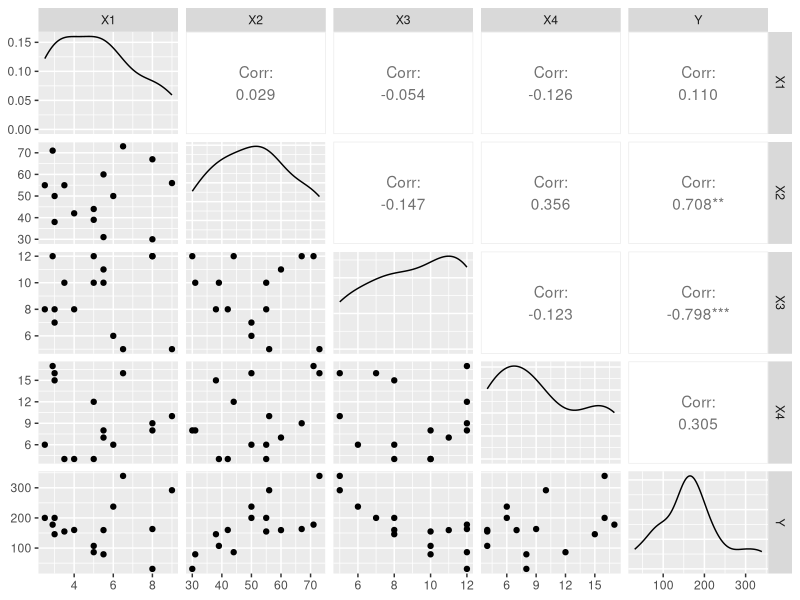
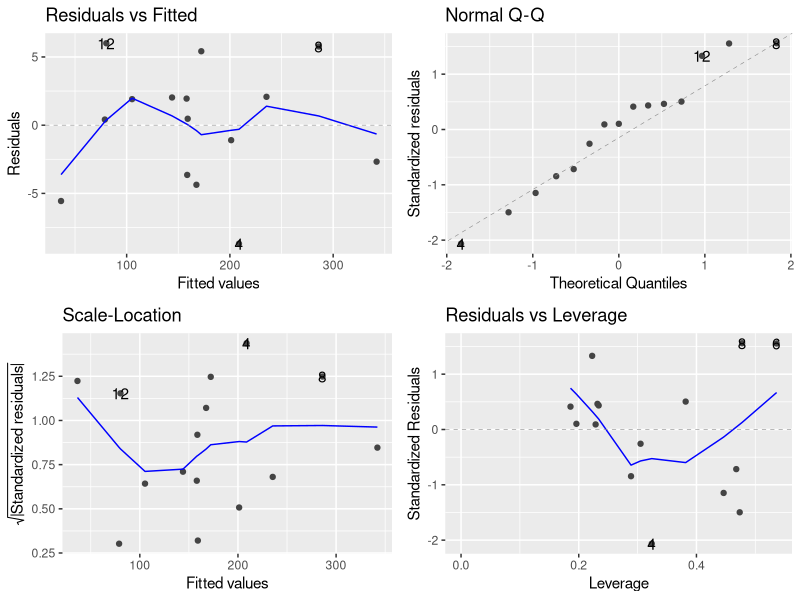

Write the R code that produced these figures, in order.
library(tidyverse)
library(ggplot2)
library(ggfortify)
sales <- read_csv("data/sales.csv")

GGally::ggpairs(sales)

model_all <- lm(Y ~ ., data = sales)

autoplot(model_all)
summary(model_all)
anova(model_all)

test_linht <- function(model_res, model_full, rank_a=1, df_full = 10)
{
    SS_full_resid <- anova(model_full)["Residuals", "Sum Sq"]
    SS_res_resid <- anova(model_res)["Residuals", "Sum Sq"]
    F_ratio <- ((SS_res_resid - SS_full_resid)/rank_a) / (SS_full_resid/(df_full))
    
    df_f <- anova(model_full)["Residuals", "Df"]
    df_r <- anova(model_res)["Residuals", "Df"]
    print(df_r)
    print(df_f)
    rank <- df_r - df_f;
    print(rank)

    print(F_ratio)
    prob <- pf(F_ratio, df1 = rank_a, df2 = df_full, lower.tail=FALSE)
    print(prob)
}

#b4=0
test_linht(lm(Y ~ X1 + X2 + X3, data=sales), model_all, rank_a=1)

#b3=b4 = 0
test_linht(lm(Y ~ X1 + X2, data=sales), model_all, rank_a=2)

#b2 = b3 | b2 - b3 = 0
test_linht(lm(Y ~ X1 + I(X2 + X3) + X4, data=sales), model_all, rank_a=1)

#b1=b2=b3=b4 = 0
#test_linht(lm(Y ~ ., data=sales), model_all, rank_a=4)
#need to do normal f test
f_val <- (sum(anova(model_all)[1:4, "Sum Sq"]) / 4) / (anova(model_all)["Residuals", "Sum Sq"] /10)
print("f_val prob:")
print(f_val)
pf(f_val,df1=4,df2=10,lower.tail = FALSE)

model_nox4 <- lm(Y~ . - X4, data=sales)
summary(model_nox4)
